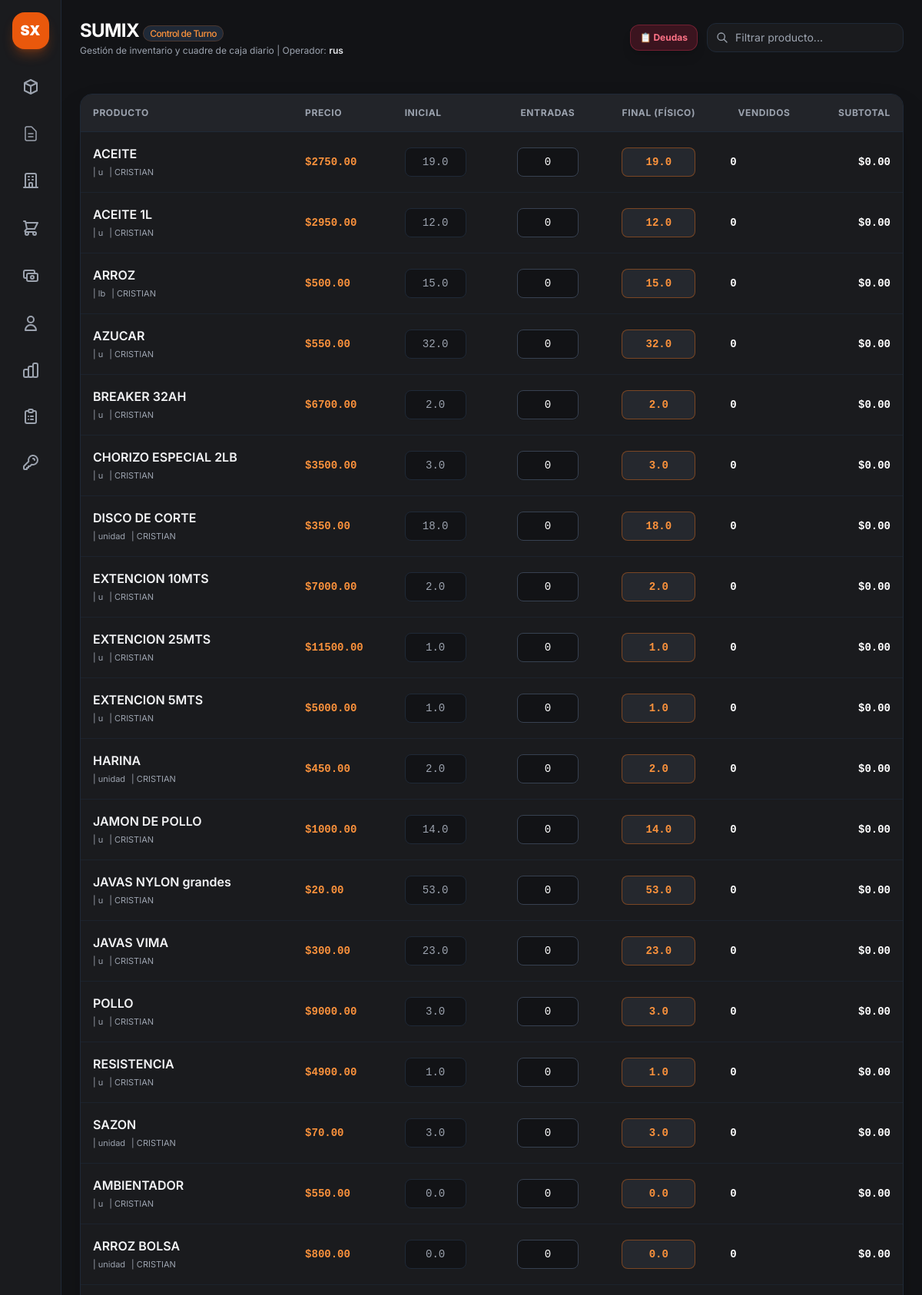
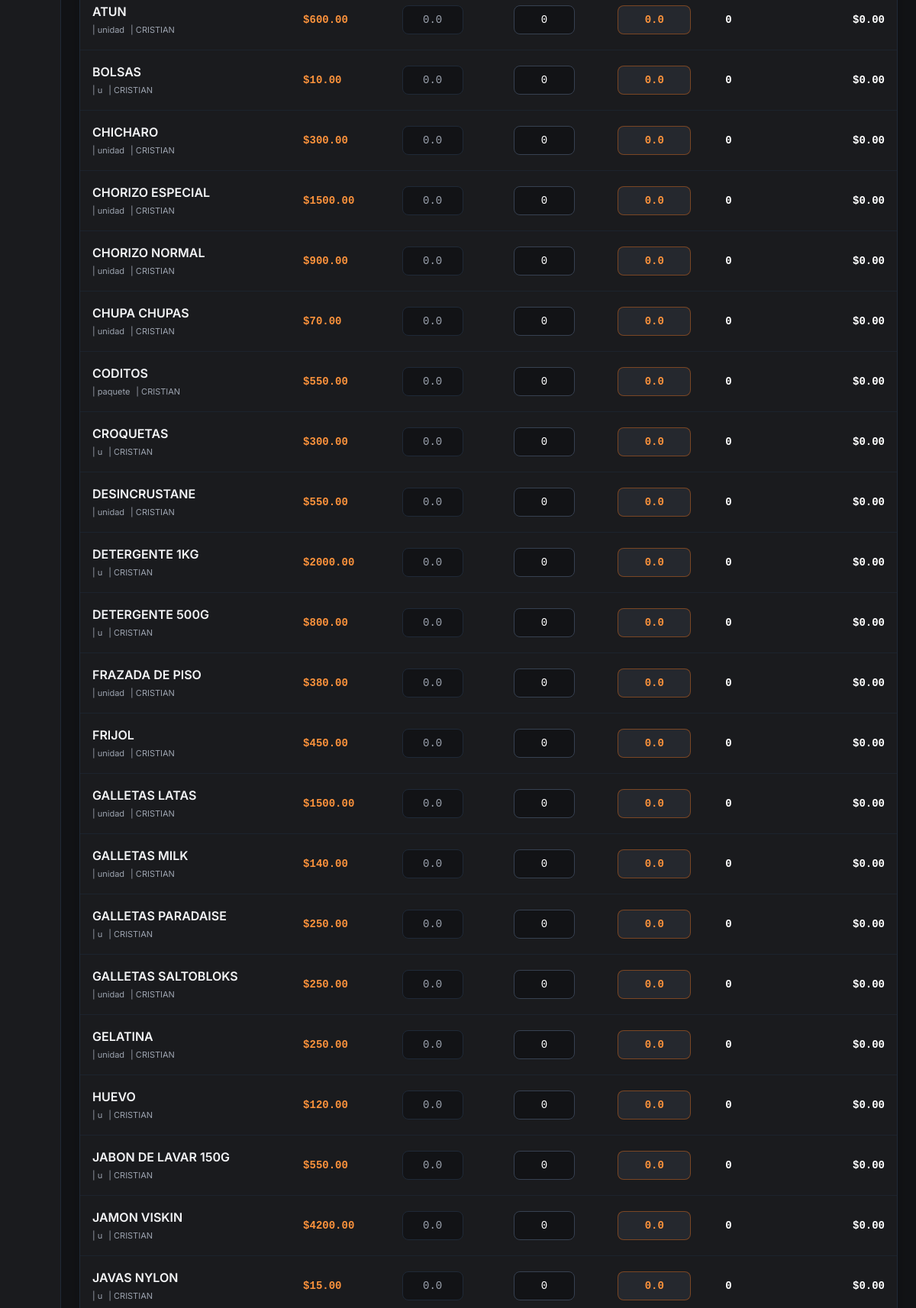
Screenshot of /cierre (signed in, upper part) with the database file from the repository (2 pictures, top to bottom).
### app.py (models this page shows, shortened)
class Usuario(db.Model):
    __tablename__ = 'usuarios'  # <-- ¡Aquí está la clave, en plural!
    id = db.Column(db.Integer, primary_key=True)
    username = db.Column(db.String(50), unique=True, nullable=False)
    password = db.Column(db.String(200), nullable=False)
    nombre = db.Column(db.String(100), nullable=False)
    rol = db.Column(db.String(50), nullable=False)  # <-- ¡Aquí está tu columna 'rol'!
    almacen_id = db.Column(db.Integer, db.ForeignKey('almacenes.id'), nullable=True)
    almacen = db.relationship('Almacen', backref='usuarios')

class Producto(db.Model):
    __tablename__ = 'productos'
    id = db.Column(db.Integer, primary_key=True)
    codigo = db.Column(db.String(50), nullable=True)
    nombre = db.Column(db.String(100), nullable=False)
    unidad_medida = db.Column(db.String(20), default='unidad')
    propietario_id = db.Column(db.Integer, db.ForeignKey('propietarios.id'), nullable=True)
    precio_costo = db.Column(db.Float, default=0.0)
    precio_venta = db.Column(db.Float, default=0.0)
    fecha_vencimiento = db.Column(db.Date, nullable=True)
    proveedor_id = db.Column(db.Integer, db.ForeignKey('proveedores.id'), nullable=True)
    proveedor = db.relationship('Proveedor', backref=db.backref('productos', lazy=True))
    estado_pago = db.Column(db.String(20), default="Pagado")
    monto_pendiente = db.Column(db.Float, default=0.0)
    fecha_creacion = db.Column(db.DateTime, default=datetime.utcnow)
    activo = db.Column(db.Boolean, default=True)
    stocks = db.relationship('StockAlmacen', backref='producto', cascade="all, delete-orphan", lazy=True)

class Propietario(db.Model):
    __tablename__ = 'propietarios'
    id = db.Column(db.Integer, primary_key=True)
    nombre = db.Column(db.String(100), nullable=False, unique=True)
    descripcion = db.Column(db.String(200))
    productos = db.relationship('Producto', backref='propietario', lazy=True)

### app.py (the view)
@app.route('/cierre')
def vista_cierre():
    username = session.get('user')
    usuario_actual = Usuario.query.filter_by(username=username).first()
    if not usuario_actual:
        return redirect(url_for('login'))
    almacen_id = usuario_actual.almacen_id
    productos = Producto.query.filter(or_(Producto.activo == True, Producto.activo.is_(None))).all()
    for prod in productos:
        stock_alm = StockAlmacen.query.filter_by(
            producto_id=prod.id,
            almacen_id=almacen_id
        ).first()
        cantidad_actual = stock_alm.cantidad if stock_alm else 0.0
        prod.stock_en_almacen = cantidad_actual
        prod.stock_final_inicial = cantidad_actual
    productos.sort(key=lambda p: (p.stock_en_almacen <= 0, p.nombre.lower()))
    hoy = date.today()
    deudas_pendientes = DeudaCierre.query.filter(
        DeudaCierre.estado == 'pendiente',
        func.date(DeudaCierre.fecha) == hoy
    ).all()
    total_deudas_dia = sum(d.subtotal for d in deudas_pendientes if d.subtotal)
    return render_template('cierre.html', productos=productos, total_deudas_dia=total_deudas_dia)

### app.py (called while the page is built)
@app.context_processor
def inject_today():
    return {'hoy': date.today()}

### templates/cierre.html (shortened to what this page needs)
{% extends "base.html" %}
{% block content %}
<main class="flex-1 flex flex-col min-w-0 overflow-y-auto">
    <header class="p-3 sm:p-6 pb-2 flex flex-col sm:flex-row sm:items-center justify-between gap-3">
        <div>
            <h1 class="text-xl sm:text-2xl font-bold text-white tracking-tight">SUMIX <span
                    class="text-xs font-medium px-2 py-0.5 rounded-full bg-gray-800 text-orange-400 border border-orange-500/20">Control
                    de Turno</span></h1>
            <p class="text-xs text-gray-400 mt-0.5">
                Gestión de inventario y cuadre de caja diario
                {% if session.get('user') %}
                    | Operador: <span class="text-gray-200 font-semibold">{{ session.get('user') }}</span>
                {% endif %}
            </p>
        </div>
        <div class="flex items-center gap-2 sm:gap-3 w-full sm:w-auto">
            <a href="{{ url_for('vista_deudas') }}"
              target="_blank" class="px-3 py-2 bg-rose-600/20 hover:bg-rose-600 text-rose-400 hover:text-white border border-rose-500/30 font-bold rounded-xl transition text-xs flex items-center justify-center gap-1.5 shadow-lg shrink-0">
                <span>📋 Deudas</span>
            </a>
            <div class="relative flex-1 sm:w-64">
                <svg class="w-4 h-4 absolute left-3 top-1/2 -translate-y-1/2 text-gray-400" fill="none"
                    stroke="currentColor" viewBox="0 0 24 24">
                    <path stroke-linecap="round" stroke-linejoin="round" stroke-width="2"
                        d="M21 21l-6-6m2-5a7 7 0 11-14 0 7 7 0 0114 0z" />
                </svg>
                <input type="text" id="buscador" placeholder="Filtrar producto..." onkeyup="filtrarProductos()"
                    class="w-full bg-[#1a1b1e] border border-gray-800 rounded-xl pl-9 pr-3 py-2 text-xs sm:text-sm text-gray-200 focus:outline-none focus:border-orange-500/50 transition">
            </div>
        </div>
    </header>
    <section class="p-2 sm:p-6 flex-1 space-y-4">
        <div class="bg-[#1a1b1e] border border-gray-800 rounded-2xl overflow-hidden shadow-2xl">
            <div class="overflow-x-auto">
                <table class="w-full text-left border-collapse">
                    <thead>
                        <tr class="border-b border-gray-800 text-[11px] sm:text-xs font-semibold text-gray-400 uppercase tracking-wider bg-[#222429]">
                            <th class="p-2.5 sm:p-4">Producto</th>
                            <th class="p-2.5 sm:p-4 hidden md:table-cell">Precio</th>
                            <th class="p-2.5 sm:p-4 hidden md:table-cell">Inicial</th>
                            <th class="p-2.5 sm:p-4 text-center">Entradas</th>
                            <th class="p-2.5 sm:p-4 text-center">Final (Físico)</th>
                            <th class="p-2.5 sm:p-4 text-center">Vendidos</th>
                            <th class="p-2.5 sm:p-4 text-right">Subtotal</th>
                        </tr>
                    </thead>
                    <tbody class="divide-y divide-gray-800/60 text-xs sm:text-sm" id="tabla-productos">
                        {% for p in productos %}
                        <tr class="fila-producto hover:bg-gray-800/30 transition-colors" data-id="{{ p.id }}"
                            data-precio="{{ p.precio_venta }}"
                            data-propietario-id="{{ p.propietario.id if p.propietario else 0 }}"
                            data-propietario-nombre="{{ p.propietario.nombre if p.propietario else '' }}">
                            <td class="p-2.5 sm:p-4 font-medium text-white nombre-prod">
                                <div class="font-semibold text-sm sm:text-base text-gray-100">{{ p.nombre }}</div>
                                <div class="text-[11px] text-gray-400 mt-0.5 font-normal flex flex-wrap gap-x-2 gap-y-0.5">
                                    <span class="hidden sm:inline">| {{ p.unidad_medida }}</span>
                                    <span>| {{ p.propietario.nombre if p.propietario else 'Sin Prop.' }}</span>
                                </div>
                            </td>
                            <td class="p-2.5 sm:p-4 font-mono text-orange-400 font-semibold hidden md:table-cell">
                                ${{ "%.2f"|format(p.precio_venta) }}
                            </td>
                            <td class="p-2.5 sm:p-4 hidden md:table-cell">
                                <input type="number" step="any"
                                    class="stock-inicial w-16 sm:w-20 bg-[#121316] border border-gray-800 rounded-lg p-2 text-gray-400 text-center font-mono cursor-not-allowed"
                                    value="{{ p.stock_en_almacen }}" readonly>
                            </td>
                            <td class="p-2 sm:p-4 text-center">
                                <input type="number" step="any" min="0"
                                    class="entradas w-14 sm:w-20 bg-[#121316] border border-gray-700 rounded-lg p-1.5 sm:p-2 text-white text-center font-mono focus:border-orange-500 focus:outline-none"
                                    value="0" oninput="calcular()">
                            </td>
                            <td class="p-2 sm:p-4 text-center">
                                <input type="number" step="any" min="0"
                                    class="stock-final w-16 sm:w-24 bg-[#25282e] border border-orange-500/40 text-orange-400 font-bold rounded-lg p-1.5 sm:p-2 text-center font-mono focus:border-orange-500 focus:outline-none focus:ring-1 focus:ring-orange-500"
                                    value="{{ p.stock_final_inicial }}" oninput="calcular()">
                            </td>
                            <td class="p-2 sm:p-4 font-bold text-white font-mono text-center vendidos">0</td>
                            <td class="p-2.5 sm:p-4 font-bold text-right text-white font-mono subtotal">$0.00</td>
                        </tr>
                        {% endfor %}
                    </tbody>
                </table>
            </div>
        </div>
    </section>
</main>
{% endblock %}

### static/css/style.css (style rules this page uses)
body { font-family: 'Inter', sans-serif; }
input[type=number] { -moz-appearance: textfield; }

### rows the page displays
Usuario: get "rus"
Producto: nombre "ACEITE", unidad_medida "u", propietario "CRISTIAN", precio_venta "2750.00", stock_en_almacen "19.0", stock_final_inicial "19.0"
Producto: nombre "ACEITE 1L", unidad_medida "u", propietario "CRISTIAN", precio_venta "2950.00", stock_en_almacen "12.0", stock_final_inicial "12.0"
Producto: nombre "ARROZ", unidad_medida "lb", propietario "CRISTIAN", precio_venta "500.00", stock_en_almacen "15.0", stock_final_inicial "15.0"
Producto: nombre "AZUCAR", unidad_medida "u", propietario "CRISTIAN", precio_venta "550.00", stock_en_almacen "32.0", stock_final_inicial "32.0"
Producto: nombre "BREAKER 32AH", unidad_medida "u", propietario "CRISTIAN", precio_venta "6700.00", stock_en_almacen "2.0", stock_final_inicial "2.0"
Producto: nombre "CHORIZO ESPECIAL 2LB", unidad_medida "u", propietario "CRISTIAN", precio_venta "3500.00", stock_en_almacen "3.0", stock_final_inicial "3.0"
Producto: nombre "DISCO DE CORTE", unidad_medida "unidad", propietario "CRISTIAN", precio_venta "350.00", stock_en_almacen "18.0", stock_final_inicial "18.0"
Producto: nombre "EXTENCION 10MTS", unidad_medida "u", propietario "CRISTIAN", precio_venta "7000.00", stock_en_almacen "2.0", stock_final_inicial "2.0"
Producto: nombre "EXTENCION 25MTS", unidad_medida "u", propietario "CRISTIAN", precio_venta "11500.00", stock_en_almacen "1.0", stock_final_inicial "1.0"
Producto: nombre "EXTENCION 5MTS", unidad_medida "u", propietario "CRISTIAN", precio_venta "5000.00", stock_en_almacen "1.0", stock_final_inicial "1.0"
Producto: nombre "HARINA", unidad_medida "unidad", propietario "CRISTIAN", precio_venta "450.00", stock_en_almacen "2.0", stock_final_inicial "2.0"
Producto: nombre "JAMON DE POLLO", unidad_medida "u", propietario "CRISTIAN", precio_venta "1000.00", stock_en_almacen "14.0", stock_final_inicial "14.0"
Producto: nombre "JAVAS NYLON grandes", unidad_medida "u", propietario "CRISTIAN", precio_venta "20.00", stock_en_almacen "53.0", stock_final_inicial "53.0"
Producto: nombre "JAVAS VIMA", unidad_medida "u", propietario "CRISTIAN", precio_venta "300.00", stock_en_almacen "23.0", stock_final_inicial "23.0"
Producto: nombre "POLLO", unidad_medida "u", propietario "CRISTIAN", precio_venta "9000.00", stock_en_almacen "3.0", stock_final_inicial "3.0"
Producto: nombre "RESISTENCIA", unidad_medida "u", propietario "CRISTIAN", precio_venta "4900.00", stock_en_almacen "1.0", stock_final_inicial "1.0"
Producto: nombre "SAZON", unidad_medida "unidad", propietario "CRISTIAN", precio_venta "70.00", stock_en_almacen "3.0", stock_final_inicial "3.0"
Producto: nombre "AMBIENTADOR", unidad_medida "u", propietario "CRISTIAN", precio_venta "550.00", stock_en_almacen "0.0", stock_final_inicial "0.0"
Producto: nombre "ARROZ BOLSA", unidad_medida "unidad", propietario "CRISTIAN", precio_venta "800.00", stock_en_almacen "0.0", stock_final_inicial "0.0"
Producto: nombre "ATUN", unidad_medida "unidad", propietario "CRISTIAN", precio_venta "600.00", stock_en_almacen "0.0", stock_final_inicial "0.0"
Producto: nombre "BOLSAS", unidad_medida "u", propietario "CRISTIAN", precio_venta "10.00", stock_en_almacen "0.0", stock_final_inicial "0.0"
Producto: nombre "CHICHARO", unidad_medida "unidad", propietario "CRISTIAN", precio_venta "300.00", stock_en_almacen "0.0", stock_final_inicial "0.0"
Producto: nombre "CHORIZO ESPECIAL", unidad_medida "unidad", propietario "CRISTIAN", precio_venta "1500.00", stock_en_almacen "0.0", stock_final_inicial "0.0"
Producto: nombre "CHORIZO NORMAL", unidad_medida "unidad", propietario "CRISTIAN", precio_venta "900.00", stock_en_almacen "0.0", stock_final_inicial "0.0"
Producto: nombre "CHUPA CHUPAS", unidad_medida "unidad", propietario "CRISTIAN", precio_venta "70.00", stock_en_almacen "0.0", stock_final_inicial "0.0"
Producto: nombre "CODITOS", unidad_medida "paquete", propietario "CRISTIAN", precio_venta "550.00", stock_en_almacen "0.0", stock_final_inicial "0.0"
Producto: nombre "CROQUETAS", unidad_medida "u", propietario "CRISTIAN", precio_venta "300.00", stock_en_almacen "0.0", stock_final_inicial "0.0"
Producto: nombre "DESINCRUSTANE", unidad_medida "unidad", propietario "CRISTIAN", precio_venta "550.00", stock_en_almacen "0.0", stock_final_inicial "0.0"
Producto: nombre "DETERGENTE 1KG", unidad_medida "u", propietario "CRISTIAN", precio_venta "2000.00", stock_en_almacen "0.0", stock_final_inicial "0.0"
Producto: nombre "DETERGENTE 500G", unidad_medida "u", propietario "CRISTIAN", precio_venta "800.00", stock_en_almacen "0.0", stock_final_inicial "0.0"
Producto: nombre "FRAZADA DE PISO", unidad_medida "unidad", propietario "CRISTIAN", precio_venta "380.00", stock_en_almacen "0.0", stock_final_inicial "0.0"
Producto: nombre "FRIJOL", unidad_medida "unidad", propietario "CRISTIAN", precio_venta "450.00", stock_en_almacen "0.0", stock_final_inicial "0.0"
Producto: nombre "GALLETAS LATAS", unidad_medida "unidad", propietario "CRISTIAN", precio_venta "1500.00", stock_en_almacen "0.0", stock_final_inicial "0.0"
Producto: nombre "GALLETAS MILK", unidad_medida "unidad", propietario "CRISTIAN", precio_venta "140.00", stock_en_almacen "0.0", stock_final_inicial "0.0"
Producto: nombre "GALLETAS PARADAISE", unidad_medida "u", propietario "CRISTIAN", precio_venta "250.00", stock_en_almacen "0.0", stock_final_inicial "0.0"
Producto: nombre "GALLETAS SALTOBLOKS", unidad_medida "unidad", propietario "CRISTIAN", precio_venta "250.00", stock_en_almacen "0.0", stock_final_inicial "0.0"
Producto: nombre "GELATINA", unidad_medida "unidad", propietario "CRISTIAN", precio_venta "250.00", stock_en_almacen "0.0", stock_final_inicial "0.0"
Producto: nombre "HUEVO", unidad_medida "u", propietario "CRISTIAN", precio_venta "120.00", stock_en_almacen "0.0", stock_final_inicial "0.0"
Producto: nombre "JABON DE LAVAR 150G", unidad_medida "u", propietario "CRISTIAN", precio_venta "550.00", stock_en_almacen "0.0", stock_final_inicial "0.0"
Producto: nombre "JAMON VISKIN", unidad_medida "u", propietario "CRISTIAN", precio_venta "4200.00", stock_en_almacen "0.0", stock_final_inicial "0.0"
Producto: nombre "JAVAS NYLON", unidad_medida "u", propietario "CRISTIAN", precio_venta "15.00", stock_en_almacen "0.0", stock_final_inicial "0.0"
